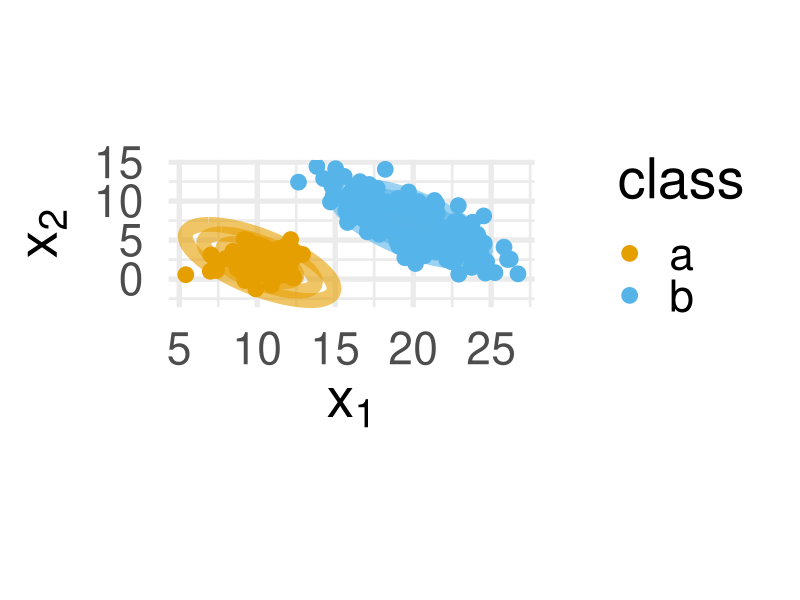
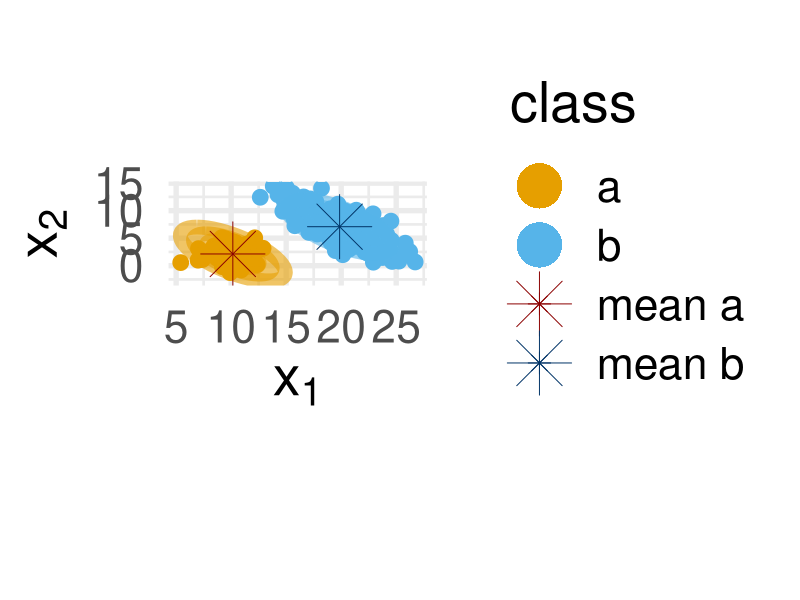
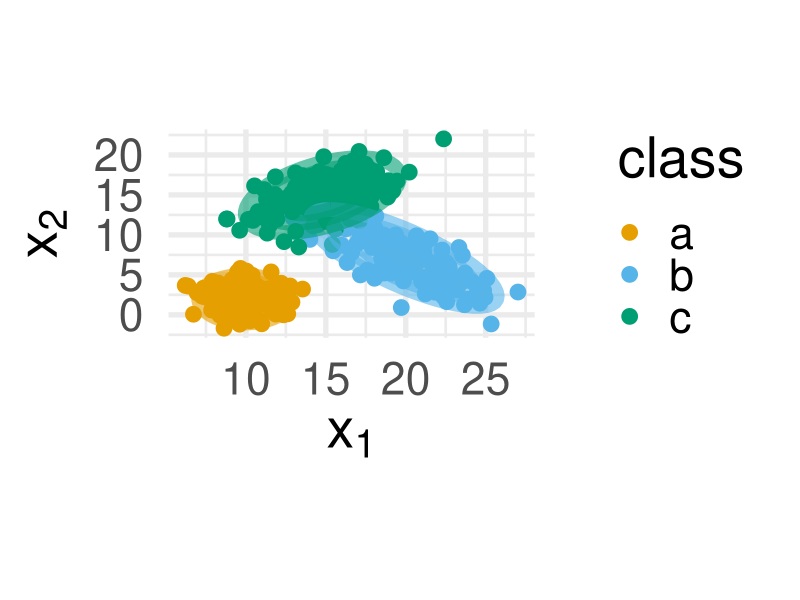
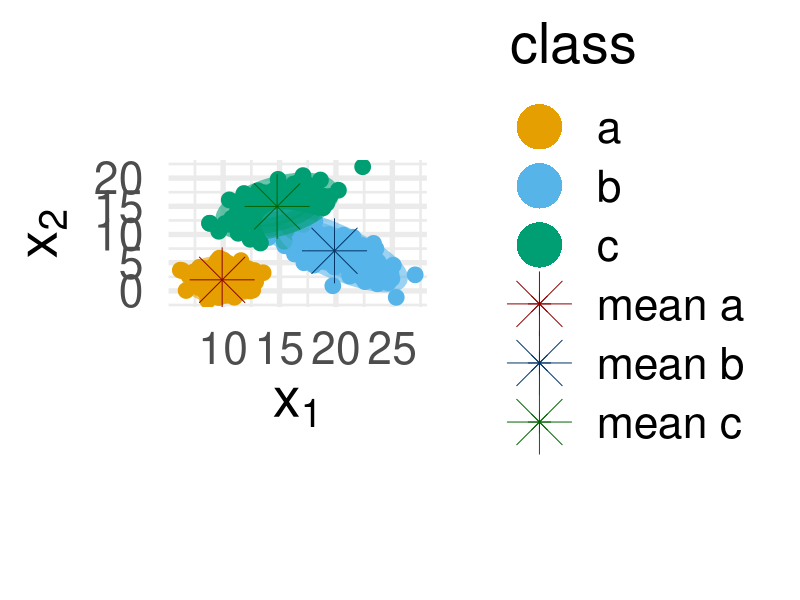

The R script that drew these images, in order:
# goal here is to visualize LDA/QDA with µs and 1st/2nd eigenvector (principal components)
library(ggplot2)
library(MASS)
library(car)

# OPTIONS
plot_width <- 20
plot_height <- 10
plot_dpi <- 300
line_size <- 5
base_size <- 40
point_size <- 5

options(digits = 3, 
        width = 65, 
        str = strOptions(strict.width = "cut", vec.len = 3))

set.seed(123)

# LDA data generation (imbalanced two-class)
n_a_lda <- 100
n_b_lda <- 200

classa_lda <- data.frame(mvrnorm(n = n_a_lda, 
                                 mu = c(10, 2), 
                                 Sigma = matrix(c(2, 0, 0, 2), ncol = 2)))
classb_lda <- data.frame(mvrnorm(n = n_b_lda, 
                                 mu = c(20, 7), 
                                 Sigma = matrix(c(8, -6, -6, 8), ncol = 2)))

# combines LDA data into one
df_lda <- rbind(
  cbind(classa_lda, y = "a"),
  cbind(classb_lda, y = "b")
)
colnames(df_lda) <- c("x1", "x2", "y")

# QDA data generation (three-class!)
n_qda <- 150

classa_qda <- data.frame(mvrnorm(n = n_qda, 
                                 mu = c(10, 2), 
                                 Sigma = matrix(c(2, 0, 0, 2), ncol = 2)))
classb_qda <- data.frame(mvrnorm(n = n_qda, 
                                 mu = c(20, 7), 
                                 Sigma = matrix(c(8, -6, -6, 8), ncol = 2)))
classc_qda <- data.frame(mvrnorm(n = n_qda, 
                                 mu = c(15, 15), 
                                 Sigma = matrix(c(6, 3, 3, 6), ncol = 2)))

# combines QDA data into one
df_qda <- rbind(
  cbind(classa_qda, y = "a"),
  cbind(classb_qda, y = "b"),
  cbind(classc_qda, y = "c")
)
colnames(df_qda) <- c("x1", "x2", "y")

# mean and variance calculations for LDA
mu_a_lda <- colMeans(df_lda[df_lda$y == "a", 1:2])
mu_b_lda <- colMeans(df_lda[df_lda$y == "b", 1:2])

# pooled variance calculation for LDA (shared covariance!!)
var_lda <- ((n_a_lda - 1) * var(df_lda[df_lda$y == "a", 1:2]) + (n_b_lda - 1) * var(df_lda[df_lda$y == "b", 1:2])) / (n_a_lda + n_b_lda - 2)

# mean and variance Calculations for QDA
mu_a_qda <- colMeans(df_qda[df_qda$y == "a", 1:2])
mu_b_qda <- colMeans(df_qda[df_qda$y == "b", 1:2])
mu_c_qda <- colMeans(df_qda[df_qda$y == "c", 1:2])

var_qda_a <- var(df_qda[df_qda$y == "a", 1:2])
var_qda_b <- var(df_qda[df_qda$y == "b", 1:2])
var_qda_c <- var(df_qda[df_qda$y == "c", 1:2])

# PLOTTING
# create ellipsoids for LDA
a_ell_lda_1 <- as.data.frame(ellipse(center = mu_a_lda, shape = var_lda, radius = 1, draw = FALSE))
a_ell_lda_1_5 <- as.data.frame(ellipse(center = mu_a_lda, shape = var_lda, radius = 1.5, draw = FALSE))
a_ell_lda_2 <- as.data.frame(ellipse(center = mu_a_lda, shape = var_lda, radius = 2, draw = FALSE))
b_ell_lda_1 <- as.data.frame(ellipse(center = mu_b_lda, shape = var_lda, radius = 1, draw = FALSE))
b_ell_lda_1_5 <- as.data.frame(ellipse(center = mu_b_lda, shape = var_lda, radius = 1.5, draw = FALSE))
b_ell_lda_2 <- as.data.frame(ellipse(center = mu_b_lda, shape = var_lda, radius = 2, draw = FALSE))
colnames(a_ell_lda_1) <- colnames(a_ell_lda_1_5) <- colnames(a_ell_lda_2) <- colnames(b_ell_lda_1) <- colnames(b_ell_lda_1_5) <- colnames(b_ell_lda_2) <- c("x1", "x2")

# create ellipsoids for QDA
a_ell_qda_1 <- as.data.frame(ellipse(center = mu_a_qda, shape = var_qda_a, radius = 1, draw = FALSE))
a_ell_qda_1_5 <- as.data.frame(ellipse(center = mu_a_qda, shape = var_qda_a, radius = 1.5, draw = FALSE))
a_ell_qda_2 <- as.data.frame(ellipse(center = mu_a_qda, shape = var_qda_a, radius = 2, draw = FALSE))
b_ell_qda_1 <- as.data.frame(ellipse(center = mu_b_qda, shape = var_qda_b, radius = 1, draw = FALSE))
b_ell_qda_1_5 <- as.data.frame(ellipse(center = mu_b_qda, shape = var_qda_b, radius = 1.5, draw = FALSE))
b_ell_qda_2 <- as.data.frame(ellipse(center = mu_b_qda, shape = var_qda_b, radius = 2, draw = FALSE))
c_ell_qda_1 <- as.data.frame(ellipse(center = mu_c_qda, shape = var_qda_c, radius = 1, draw = FALSE))
c_ell_qda_1_5 <- as.data.frame(ellipse(center = mu_c_qda, shape = var_qda_c, radius = 1.5, draw = FALSE))
c_ell_qda_2 <- as.data.frame(ellipse(center = mu_c_qda, shape = var_qda_c, radius = 2, draw = FALSE))
colnames(a_ell_qda_1) <- colnames(a_ell_qda_1_5) <- colnames(a_ell_qda_2) <- colnames(b_ell_qda_1) <- colnames(b_ell_qda_1_5) <- colnames(b_ell_qda_2) <- colnames(c_ell_qda_1) <- colnames(c_ell_qda_1_5) <- colnames(c_ell_qda_2) <- c("x1", "x2")

create_plot <- function(data, ellipses, colors, annotate_means = FALSE, means = NULL) {
  # base plot
  plot <- ggplot(data, aes(x = x1, y = x2, color = y)) +
    geom_point(size = point_size, show.legend = TRUE) +
    labs(x = expression(x[1]), y = expression(x[2]), color = "class") +
    coord_fixed(ratio = 0.5) +
    theme_minimal(base_size = base_size) +
    scale_color_manual(values = colors)
  
  # adding ellipses to the plot
  for (ellipse in ellipses) {
    plot <- plot + geom_path(data = ellipse$data, aes(x = x1, y = x2), 
                             color = ellipse$color, alpha = 0.6, linewidth = line_size)
  }
  
  # adding mean points if annotate_means is TRUE
  if (annotate_means && !is.null(means)) {
    darker_colors <- c("#8B0000", "#003366", "#006400")
    mean_data <- data.frame(x1 = sapply(means, `[[`, "x"), x2 = sapply(means, `[[`, "y"), label = paste0("mean ", names(colors)))
    plot <- plot +
      geom_point(data = mean_data, aes(x = x1, y = x2, color = label), size = point_size * 3, shape = 8, show.legend = TRUE) +
      scale_color_manual(values = c(colors, setNames(darker_colors, mean_data$label))) +
      guides(color = guide_legend(override.aes = list(shape = c(rep(16, length(colors)), rep(8, length(means))))))
  }
  
  return(plot)
}

lda_colors <- c("a" = "#E69F00", "b" = "#56B4E9")
qda_colors <- c("a" = "#E69F00", "b" = "#56B4E9", "c" = "#009E73")

lda_ellipses <- list(
  list(data = a_ell_lda_1, color = "#E69F00"),
  list(data = a_ell_lda_1_5, color = "#E69F00"),
  list(data = a_ell_lda_2, color = "#E69F00"),
  list(data = b_ell_lda_1, color = "#56B4E9"),
  list(data = b_ell_lda_1_5, color = "#56B4E9"),
  list(data = b_ell_lda_2, color = "#56B4E9")
)

qda_ellipses <- list(
  list(data = a_ell_qda_1, color = "#E69F00"),
  list(data = a_ell_qda_1_5, color = "#E69F00"),
  list(data = a_ell_qda_2, color = "#E69F00"),
  list(data = b_ell_qda_1, color = "#56B4E9"),
  list(data = b_ell_qda_1_5, color = "#56B4E9"),
  list(data = b_ell_qda_2, color = "#56B4E9"),
  list(data = c_ell_qda_1, color = "#009E73"),
  list(data = c_ell_qda_1_5, color = "#009E73"),
  list(data = c_ell_qda_2, color = "#009E73")
)

lda_means <- list(list(x = mu_a_lda[1], y = mu_a_lda[2]), list(x = mu_b_lda[1], y = mu_b_lda[2]))
qda_means <- list(list(x = mu_a_qda[1], y = mu_a_qda[2]), list(x = mu_b_qda[1], y = mu_b_qda[2]), list(x = mu_c_qda[1], y = mu_c_qda[2]))

plot_lda_1 <- create_plot(data = df_lda, ellipses = lda_ellipses, colors = lda_colors)
plot_lda_2 <- create_plot(data = df_lda, ellipses = lda_ellipses, colors = lda_colors, annotate_means = TRUE, means = lda_means)

plot_qda_1 <- create_plot(data = df_qda, ellipses = qda_ellipses, colors = qda_colors)
plot_qda_2 <- create_plot(data = df_qda, ellipses = qda_ellipses, colors = qda_colors, annotate_means = TRUE, means = qda_means)

ggsave("../figure/disc_analysis-lda_1.png", plot = plot_lda_1, width = plot_width, height = plot_height, dpi = plot_dpi)
ggsave("../figure/disc_analysis-lda_2.png", plot = plot_lda_2, width = plot_width, height = plot_height, dpi = plot_dpi)
ggsave("../figure/disc_analysis-qda_1.png", plot = plot_qda_1, width = plot_width, height = plot_height, dpi = plot_dpi)
ggsave("../figure/disc_analysis-qda_2.png", plot = plot_qda_2, width = plot_width, height = plot_height, dpi = plot_dpi)
